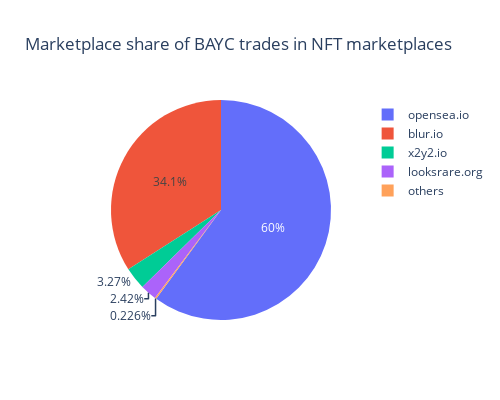

The notebook cell this image was saved under:
### Code cell
#Make a pie chart according to source
a = bayc_event['orderSource'].value_counts()
c = pd.Series(sum(a[4:]), index= ['others']) #Create a new
b = a[:4].add(c, fill_value=0)

labels= b.index
values= b
fig = go.Figure(data=[go.Pie(labels=labels, values=values)])
fig.update_layout(title_text = "Marketplace share of BAYC trades in NFT marketplaces", width =500, height = 400)
fig.show()

### Figure 1 — Plotly figure (JSON) as saved in the notebook; plotly's stock layout.template omitted (floating-point values rounded to 4 significant figures)
{"data": [{"labels": ["blur.io", "looksrare.org", "opensea.io", "others", "x2y2.io"], "type": "pie", "values": [16437, 1166, 28970, 109, 1577]}], "layout": {"height": 400, "title": {"text": "Marketplace share of BAYC trades in NFT marketplaces"}, "width": 500}}
